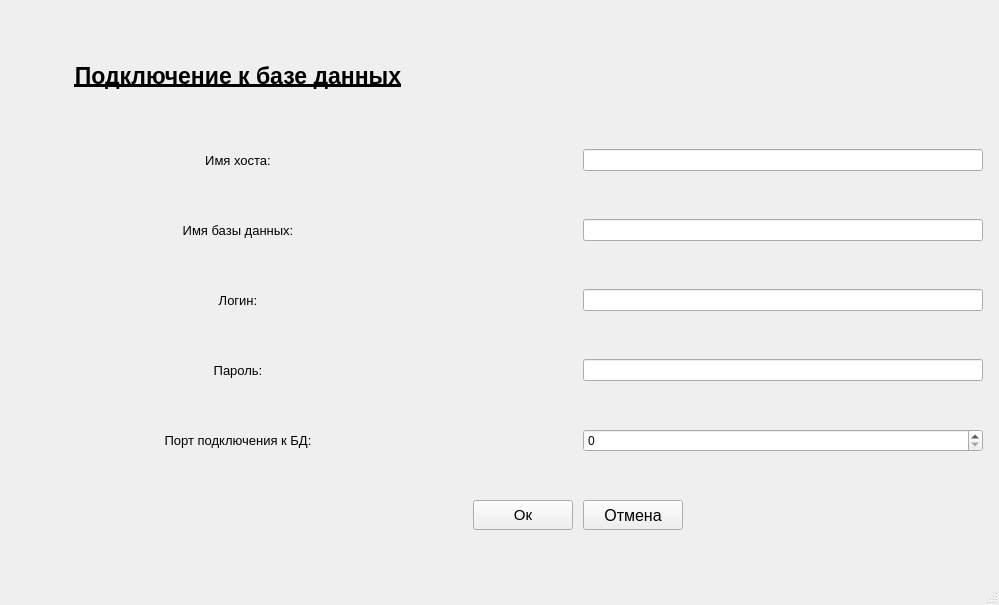
<?xml version="1.0" encoding="UTF-8"?>
<ui version="4.0">
 <class>MainWindow</class>
 <widget class="QMainWindow" name="MainWindow">
  <property name="geometry">
   <rect>
    <x>0</x>
    <y>0</y>
    <width>999</width>
    <height>605</height>
   </rect>
  </property>
  <property name="maximumSize">
   <size>
    <width>16777215</width>
    <height>16777215</height>
   </size>
  </property>
  <property name="windowTitle">
   <string>MainWindow</string>
  </property>
  <widget class="QWidget" name="centralwidget">
   <layout class="QGridLayout" name="gridLayout">
    <item row="4" column="2">
     <widget class="QLineEdit" name="lnE_dbname">
      <property name="maximumSize">
       <size>
        <width>400</width>
        <height>16777215</height>
       </size>
      </property>
     </widget>
    </item>
    <item row="2" column="2">
     <widget class="QLineEdit" name="lnE_host">
      <property name="maximumSize">
       <size>
        <width>400</width>
        <height>16777215</height>
       </size>
      </property>
     </widget>
    </item>
    <item row="4" column="0">
     <widget class="QLabel" name="lb_dbname">
      <property name="font">
       <font>
        <pointsize>10</pointsize>
       </font>
      </property>
      <property name="text">
       <string>Имя базы данных:</string>
      </property>
      <property name="alignment">
       <set>Qt::AlignmentFlag::AlignCenter</set>
      </property>
     </widget>
    </item>
    <item row="5" column="0">
     <widget class="QLabel" name="lb_login">
      <property name="font">
       <font>
        <pointsize>10</pointsize>
       </font>
      </property>
      <property name="text">
       <string>Логин:</string>
      </property>
      <property name="alignment">
       <set>Qt::AlignmentFlag::AlignCenter</set>
      </property>
     </widget>
    </item>
    <item row="7" column="2">
     <widget class="QSpinBox" name="sB_port">
      <property name="maximumSize">
       <size>
        <width>400</width>
        <height>16777215</height>
       </size>
      </property>
     </widget>
    </item>
    <item row="7" column="0">
     <widget class="QLabel" name="lb_port">
      <property name="font">
       <font>
        <pointsize>10</pointsize>
       </font>
      </property>
      <property name="text">
       <string>Порт подключения к БД:</string>
      </property>
      <property name="alignment">
       <set>Qt::AlignmentFlag::AlignCenter</set>
      </property>
     </widget>
    </item>
    <item row="2" column="0">
     <widget class="QLabel" name="lb_hostname">
      <property name="font">
       <font>
        <pointsize>10</pointsize>
        <italic>false</italic>
       </font>
      </property>
      <property name="text">
       <string>Имя хоста:</string>
      </property>
      <property name="alignment">
       <set>Qt::AlignmentFlag::AlignCenter</set>
      </property>
     </widget>
    </item>
    <item row="5" column="2">
     <widget class="QLineEdit" name="lnE_login">
      <property name="maximumSize">
       <size>
        <width>400</width>
        <height>16777215</height>
       </size>
      </property>
     </widget>
    </item>
    <item row="10" column="2">
     <widget class="QPushButton" name="pushButton">
      <property name="maximumSize">
       <size>
        <width>100</width>
        <height>30</height>
       </size>
      </property>
      <property name="font">
       <font>
        <pointsize>12</pointsize>
       </font>
      </property>
      <property name="text">
       <string>Отмена</string>
      </property>
     </widget>
    </item>
    <item row="6" column="0">
     <widget class="QLabel" name="lb_password">
      <property name="font">
       <font>
        <pointsize>10</pointsize>
       </font>
      </property>
      <property name="text">
       <string>Пароль:</string>
      </property>
      <property name="alignment">
       <set>Qt::AlignmentFlag::AlignCenter</set>
      </property>
     </widget>
    </item>
    <item row="6" column="2">
     <widget class="QLineEdit" name="lineEdit_2">
      <property name="maximumSize">
       <size>
        <width>400</width>
        <height>16777215</height>
       </size>
      </property>
     </widget>
    </item>
    <item row="0" column="0">
     <widget class="QLabel" name="lb_title">
      <property name="maximumSize">
       <size>
        <width>450</width>
        <height>50</height>
       </size>
      </property>
      <property name="font">
       <font>
        <pointsize>17</pointsize>
        <bold>true</bold>
        <underline>true</underline>
       </font>
      </property>
      <property name="text">
       <string>Подключение к базе данных</string>
      </property>
      <property name="alignment">
       <set>Qt::AlignmentFlag::AlignCenter</set>
      </property>
     </widget>
    </item>
    <item row="10" column="1">
     <widget class="QPushButton" name="pB_Ok">
      <property name="maximumSize">
       <size>
        <width>100</width>
        <height>30</height>
       </size>
      </property>
      <property name="font">
       <font>
        <pointsize>11</pointsize>
       </font>
      </property>
      <property name="text">
       <string>Ок</string>
      </property>
     </widget>
    </item>
   </layout>
  </widget>
  <widget class="QMenuBar" name="menubar">
   <property name="geometry">
    <rect>
     <x>0</x>
     <y>0</y>
     <width>999</width>
     <height>22</height>
    </rect>
   </property>
  </widget>
  <widget class="QStatusBar" name="statusbar"/>
 </widget>
 <tabstops>
  <tabstop>lnE_host</tabstop>
  <tabstop>lnE_dbname</tabstop>
  <tabstop>lnE_login</tabstop>
  <tabstop>lineEdit_2</tabstop>
  <tabstop>sB_port</tabstop>
  <tabstop>pushButton</tabstop>
  <tabstop>pB_Ok</tabstop>
 </tabstops>
 <resources/>
 <connections>
  <connection>
   <sender>pushButton</sender>
   <signal>clicked()</signal>
   <receiver>sB_port</receiver>
   <slot>clear()</slot>
   <hints>
    <hint type="sourcelabel">
     <x>625</x>
     <y>514</y>
    </hint>
    <hint type="destinationlabel">
     <x>762</x>
     <y>445</y>
    </hint>
   </hints>
  </connection>
  <connection>
   <sender>pushButton</sender>
   <signal>clicked()</signal>
   <receiver>lineEdit_2</receiver>
   <slot>clear()</slot>
   <hints>
    <hint type="sourcelabel">
     <x>606</x>
     <y>510</y>
    </hint>
    <hint type="destinationlabel">
     <x>721</x>
     <y>384</y>
    </hint>
   </hints>
  </connection>
  <connection>
   <sender>pushButton</sender>
   <signal>clicked()</signal>
   <receiver>lnE_login</receiver>
   <slot>clear()</slot>
   <hints>
    <hint type="sourcelabel">
     <x>606</x>
     <y>512</y>
    </hint>
    <hint type="destinationlabel">
     <x>673</x>
     <y>315</y>
    </hint>
   </hints>
  </connection>
  <connection>
   <sender>pushButton</sender>
   <signal>clicked()</signal>
   <receiver>lnE_dbname</receiver>
   <slot>clear()</slot>
   <hints>
    <hint type="sourcelabel">
     <x>611</x>
     <y>516</y>
    </hint>
    <hint type="destinationlabel">
     <x>874</x>
     <y>250</y>
    </hint>
   </hints>
  </connection>
  <connection>
   <sender>pushButton</sender>
   <signal>clicked()</signal>
   <receiver>lnE_host</receiver>
   <slot>clear()</slot>
   <hints>
    <hint type="sourcelabel">
     <x>605</x>
     <y>517</y>
    </hint>
    <hint type="destinationlabel">
     <x>946</x>
     <y>184</y>
    </hint>
   </hints>
  </connection>
  <connection>
   <sender>pB_Ok</sender>
   <signal>clicked()</signal>
   <receiver>MainWindow</receiver>
   <slot>close()</slot>
   <hints>
    <hint type="sourcelabel">
     <x>522</x>
     <y>514</y>
    </hint>
    <hint type="destinationlabel">
     <x>499</x>
     <y>302</y>
    </hint>
   </hints>
  </connection>
 </connections>
</ui>
